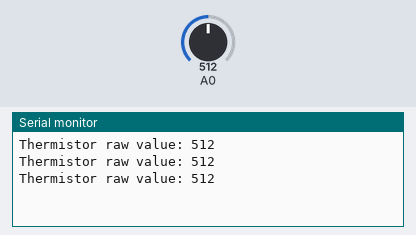
Simulated run of this sketch. Board: Arduino Uno, built with avr-gcc and run on an emulated ATmega328P. Shown: the last lines printed to the serial monitor. The inputs (shaded band) are chosen by the test bench; at power-on: A0 = 512.

Above: at 1.3 s.
1.4 s: A0 set to 716
At 1.9 s:
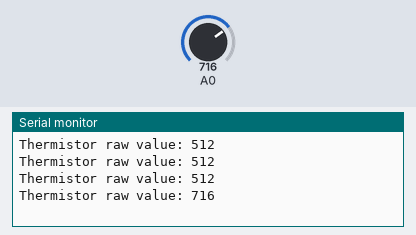
2.9 s: A0 set to 900
At 3.4 s:
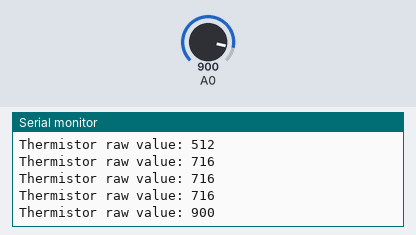
Timing chart, 0 to 5.9 s (numbered marks = the images above; inputs shaded):
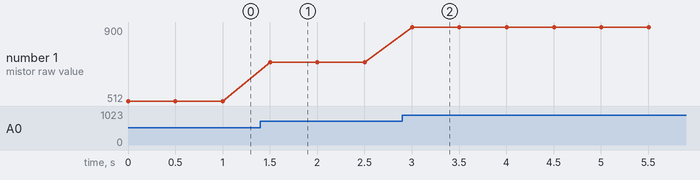

The sketch:

test-code.ino
```cpp
void setup() { Serial.begin(9600); }
void loop() {
int reading = analogRead(A0);
Serial.print("Thermistor raw value: "); Serial.println(reading);
delay(500);
}
```

Measured:
- after the input at 1.4 s, the serial monitor: prints a new line after 0.10 s (image 1)
- after the input at 2.9 s, the serial monitor: prints a new line after 0.10 s (image 2)
- plotted number 1: 512 → 716 after the input at 1.4 s, 716 → 900 after the input at 2.9 s
